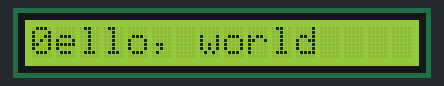
Bench run of a sketch on a simulated Arduino Uno, built with avr-gcc and run on an emulated ATmega328P. Shown: 16×1 character LCD.

Above: at 0.1 s.
At 4.1 s:
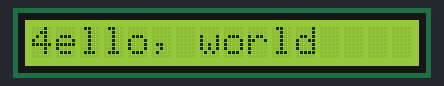
At 9.1 s:
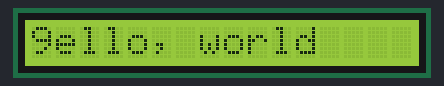
At 19.1 s:
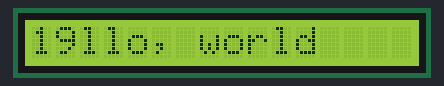
At 29.1 s:
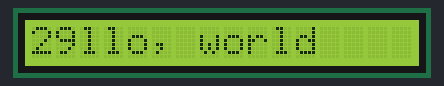
At 39.1 s:
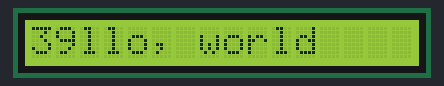

Measured:
- what the display in image 1 shows lasts 1.0 s, from 4.0 s to 5.0 s

The sketch:

lcd_16x2.ino
```cpp
#include <LiquidCrystal.h>
LiquidCrystal lcd(8, 9, 4, 5, 6, 7);

void setup() {
  lcd.begin(16, 1);
  lcd.print("hello, world");
}
void loop() {
  lcd.setCursor(0, 1);
  lcd.print(millis() / 1000);
}
```
